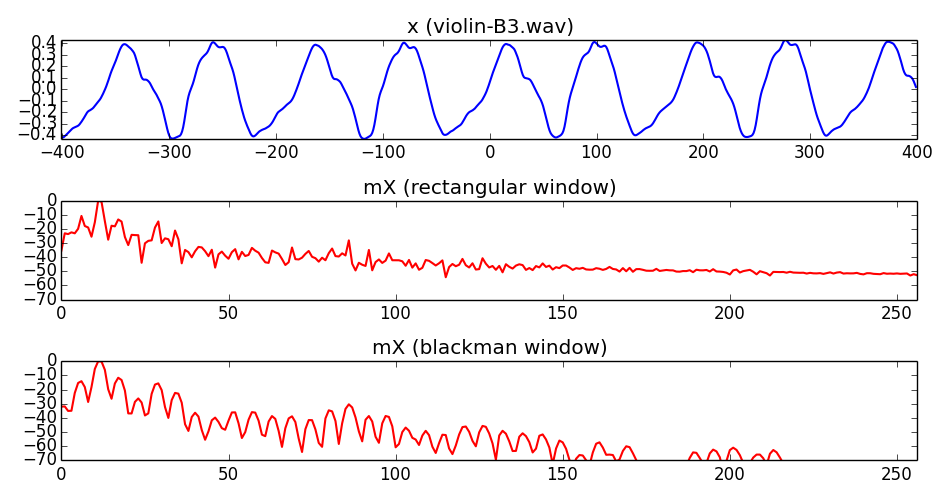

The script that saved this image:
import matplotlib.pyplot as plt
import numpy as np
import time, os, sys

sys.path.append(os.path.join(os.path.dirname(os.path.realpath(__file__)), '../../../software/models/'))

import dftModel as DF
import utilFunctions as UF
import math

(fs, x) = UF.wavread('../../../sounds/violin-B3.wav')
N = 1024
pin = 5000
w = np.ones(801)
hM1 = int(math.floor((w.size+1)/2)) 
hM2 = int(math.floor(w.size/2))  
x1 = x[pin-hM1:pin+hM2]


plt.figure(1, figsize=(9.5, 5))
plt.subplot(3,1,1)
plt.plot(np.arange(-hM1, hM2), x1, lw=1.5)
plt.axis([-hM1, hM2, min(x1), max(x1)])
plt.title('x (violin-B3.wav)')

mX, pX = DF.dftAnal(x1, w, N)
mX = mX - max(mX)

plt.subplot(3,1,2)
plt.plot(np.arange(N/2), mX, 'r', lw=1.5)
plt.axis([0,N/4,-70,0])
plt.title ('mX (rectangular window)')


w = np.blackman(801)
mX, pX = DF.dftAnal(x1, w, N)
mX = mX - max(mX)

plt.subplot(3,1,3)
plt.plot(np.arange(N/2), mX, 'r', lw=1.5)
plt.axis([0,N/4,-70,0])
plt.title ('mX (blackman window)')

plt.tight_layout()
plt.savefig('windows-2.png')
plt.show()
